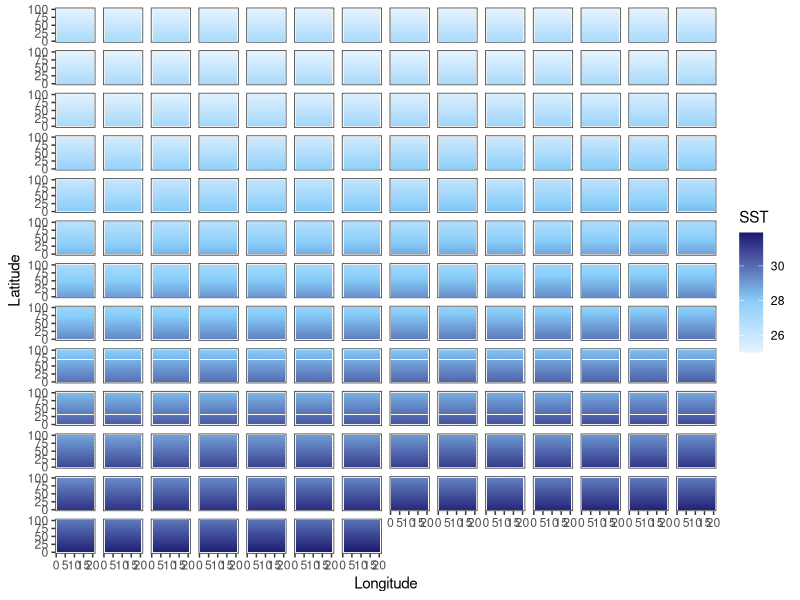
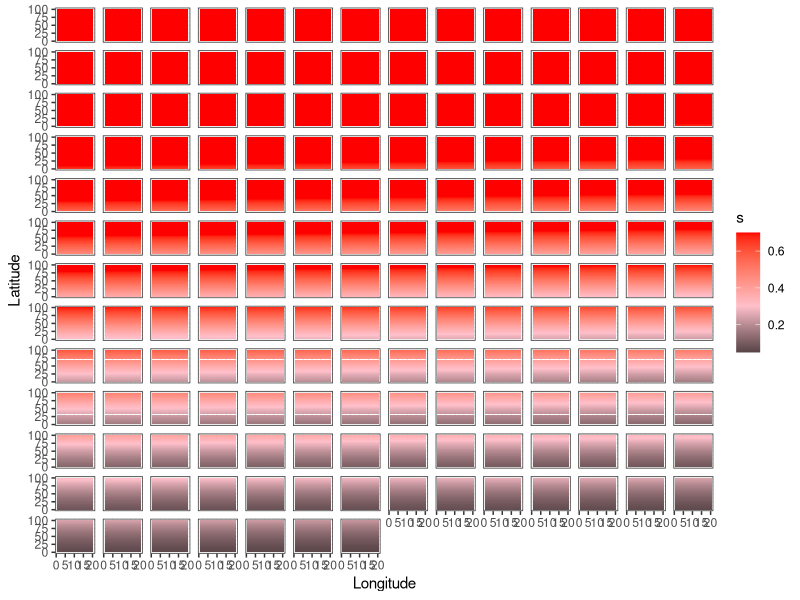
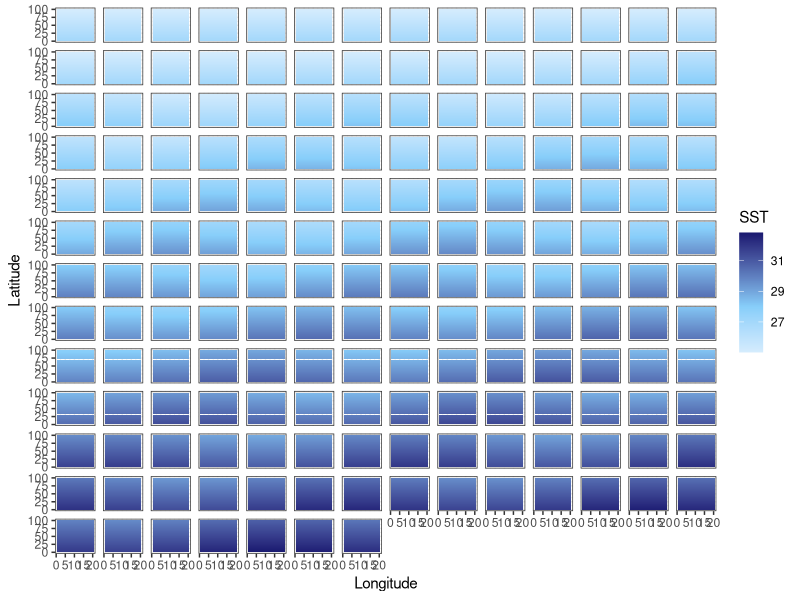
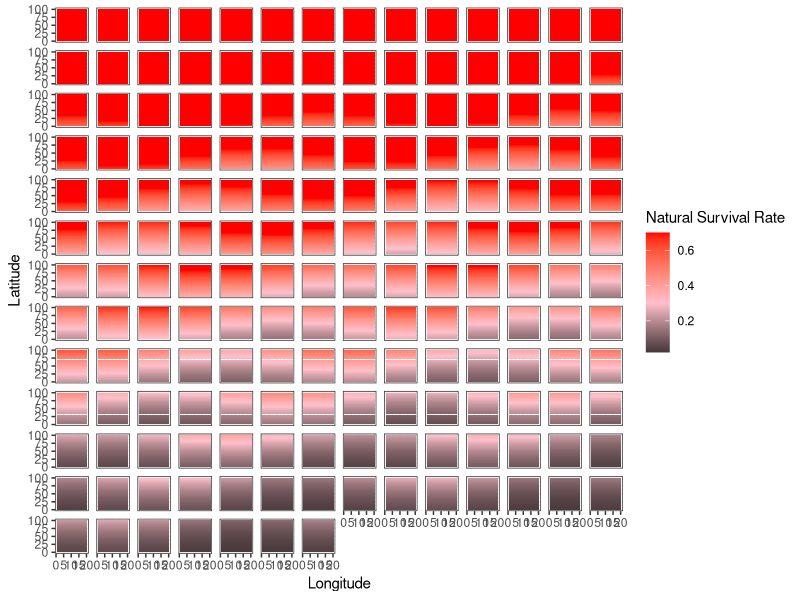
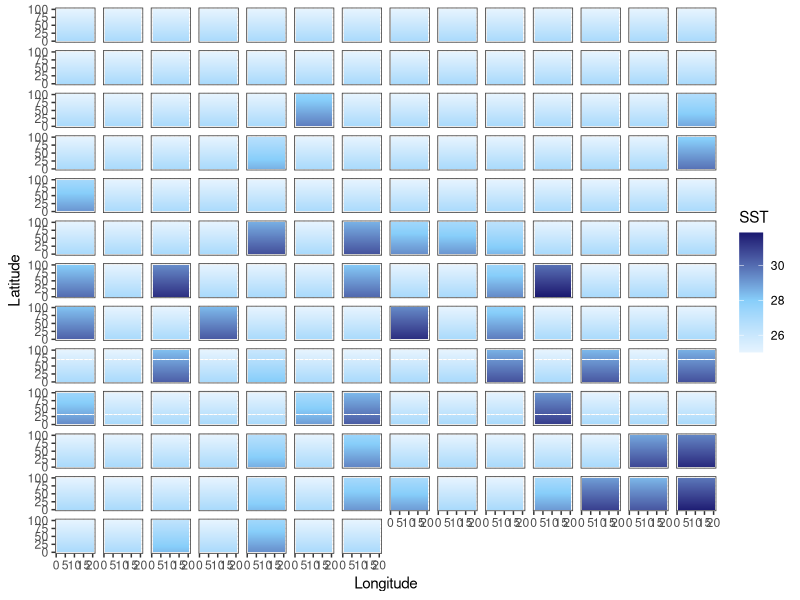
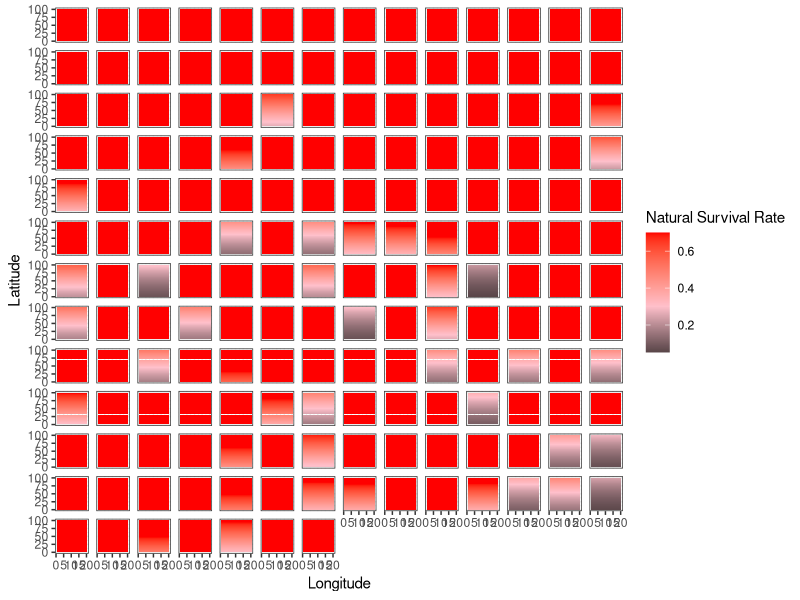
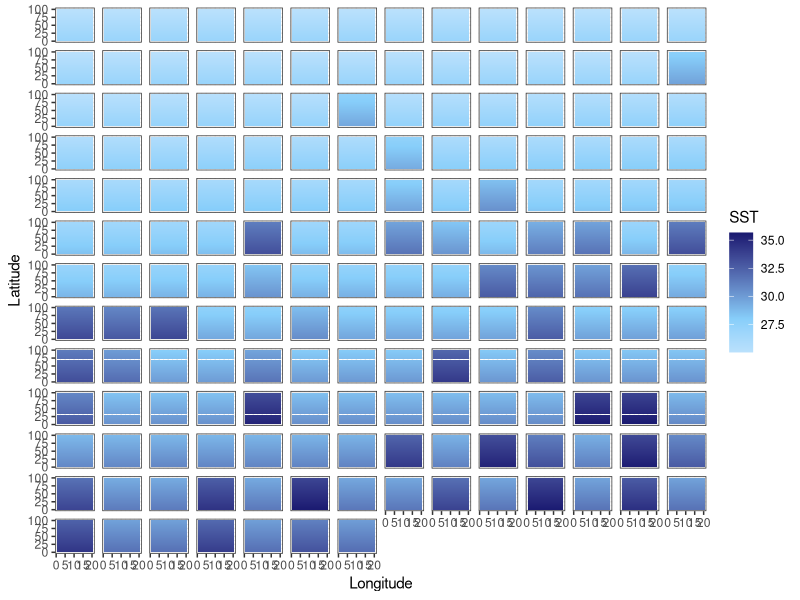
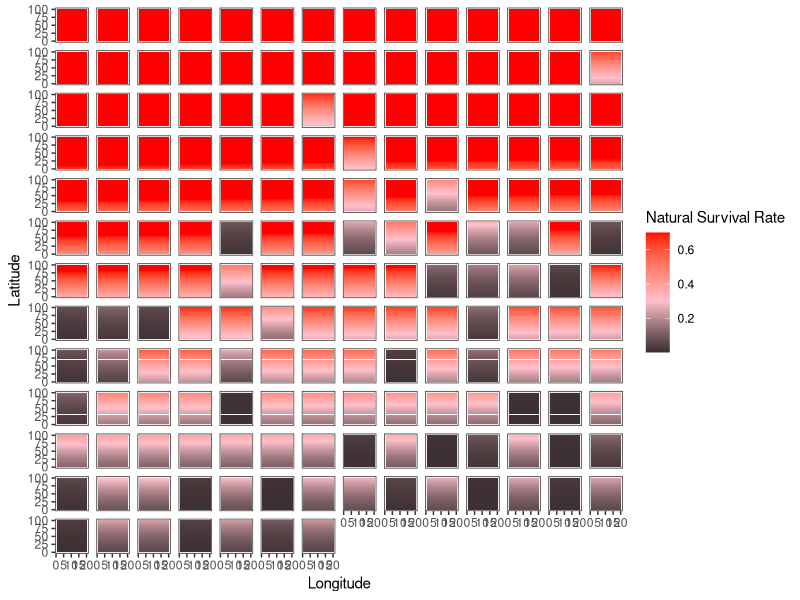

Here is the R script that generated these plots, in order:
library(tidyverse)
library(here)

addTaskCallback(function(...) {
  set.seed(42)
  TRUE
})
options(warn = -1)

years <- 175
NS.patches <- 100
EW.patches <- 20
opt.temp <- 25

calc_temp_mortality <- function(SST, opt.temp, temp.range, s) {
  nat.m <- array(0, c(nrow(SST), ncol(SST)))
  m <- 1 - exp((-(SST[, ] - opt.temp)^2) / (temp.range^2)) # temperature based mortality function from Walsworth et al.
  m <- 1 - m
  nat.m <- ifelse(m > s, s, m)
  return(nat.m)
}

### UNCOMMENT FOR CONSTANT MEAN SHIFT SST
SST.patches.mean <- array(opt.temp, c(NS.patches, EW.patches, years))
start_SST <- (opt.temp) + NS.patches * 0.02

for (i in 1:25) {
  SST <- start_SST
  for (lat in 1:NS.patches) {
    SST.patches.mean[lat, , i] <- SST
    SST <- SST - 0.02
  }
}

for (i in 26:years) {
  SST <- start_SST
  for (lat in 1:NS.patches) {
    SST.patches.mean[lat, , i] <- SST
    SST <- SST - 0.02
  }
  start_SST <- start_SST + 0.033
}

### UNCOMMENT FOR ENSO VARIABLE MEAN SST
SST.patches.enso <- array(opt.temp, c(NS.patches, EW.patches, years))
start_SST <- (opt.temp) + NS.patches * 0.02

for (i in 1:25) {
  SST <- start_SST
  for (lat in 1:NS.patches) {
    SST.patches.enso[lat, , i] <- SST
    SST <- SST - 0.02
  }
}

t <- seq(1, years - 25, 1)
b <- array(0, 25)
change <- 0.5 * sin(t) + 0.033
enso.value <- c(b, change)

for (i in 26:years) {
  SST <- start_SST
  for (lat in 1:NS.patches) {
    SST.patches.enso[lat, , i] <- SST
    SST <- SST - 0.02
  }
  start_SST <- start_SST + enso.value[i]
}

### UNCOMMENT FOR SHOCK SST CHANGES
SST.patches.shock <- array(opt.temp, c(NS.patches, EW.patches, years))
start_SST <- (opt.temp) + NS.patches * 0.02

for (i in 1:25) {
  SST <- start_SST
  for (lat in 1:NS.patches) {
    SST.patches.shock[lat, , i] <- SST
    SST <- SST - 0.02
  }
}

for (i in 26:years) {
  SST <- start_SST
  heat_prob <- runif(1, 0, 1)
  if ((i < 75 & heat_prob < 0.1) | (i >= 75 & heat_prob < 0.35)) {
    intensity <- runif(1, 1, ifelse(i < 75, 3, 5))
    SST <- start_SST + intensity
  } else {
    SST <- start_SST
  }
  for (lat in 1:NS.patches) {
    SST.patches.shock[lat, , i] <- SST
    SST <- SST - 0.02
  }
}

### MEAN SHOCK
SST.patches.mean.shock <- array(opt.temp, c(NS.patches, EW.patches, years))
start_SST <- (opt.temp) + NS.patches * 0.02

for (i in 1:25) {
  SST <- start_SST
  for (lat in 1:NS.patches) {
    SST.patches.mean.shock[lat, , i] <- SST
    SST <- SST - 0.02
  }
}

for (i in 26:years) {
  heat_prob <- runif(1, 0, 1)
  if ((i < 75 & heat_prob < 0.1) | (i >= 75 & heat_prob < 0.35)) {
    intensity <- runif(1, 1, ifelse(i < 75, 3, 5))
    SST <- start_SST + intensity
  } else {
    SST <- start_SST
  }
  for (lat in 1:NS.patches) {
    SST.patches.mean.shock[lat, , i] <- SST
    SST <- SST - 0.02
  }
  start_SST <- start_SST + 0.033
}

output_df_mean <- data.frame() # create dataframe to hold results
output_df_enso <- data.frame()
output_df_shock <- data.frame()
output_df_mean_shock <- data.frame()


# Mean --------------------------------------------------------------------

for (b in 1:years) {
  SSTdf_mean <- SST.patches.mean[, , b] %>%
    as.data.frame()

  SSTdf_mean$lat <- c(1:NS.patches)
  SSTdf_mean$year <- paste0(b)

  output_df_mean <- bind_rows(output_df_mean, SSTdf_mean)
}

SSTdf_mean <- output_df_mean %>%
  pivot_longer(V1:V20,
    names_to = "lon",
    values_to = "sst"
  ) %>%
  mutate(lon = case_when(
    lon == "V1" ~ 1,
    lon == "V2" ~ 2,
    lon == "V3" ~ 3,
    lon == "V4" ~ 4,
    lon == "V5" ~ 5,
    lon == "V6" ~ 6,
    lon == "V7" ~ 7,
    lon == "V8" ~ 8,
    lon == "V9" ~ 9,
    lon == "V10" ~ 10,
    lon == "V11" ~ 11,
    lon == "V12" ~ 12,
    lon == "V13" ~ 13,
    lon == "V14" ~ 14,
    lon == "V15" ~ 15,
    lon == "V16" ~ 16,
    lon == "V17" ~ 17,
    lon == "V18" ~ 18,
    lon == "V19" ~ 19,
    lon == "V20" ~ 20
  )) %>%
  mutate(year = as.numeric(year))

mt <- ggplot(SSTdf_mean, aes(lon, lat, fill = sst)) +
  geom_tile() +
  labs(x = "Longitude", y = "Latitude", fill = "SST") +
  theme_bw() +
  scale_fill_gradient2(low = "white", high = "midnightblue", mid = "lightskyblue", midpoint = 28) +
  facet_wrap(~year) +
  theme(
    strip.background = element_blank(),
    strip.text.x = element_blank()
  )

SSTdf_mean <- SSTdf_mean %>%
  mutate(mortality = 1 - (1 - exp((-(sst - 25)^2) / (4^2)))) %>%
  mutate(survival = ifelse(mortality > 0.7, 0.7, mortality))

mm <- ggplot(SSTdf_mean, aes(lon, lat, fill = survival)) +
  geom_tile() +
  labs(x = "Longitude", y = "Latitude", fill = "s") +
  theme_bw() +
  scale_fill_gradient2(low = "black", high = "red", mid = "pink", midpoint = .3) +
  facet_wrap(~year) +
  theme(
    strip.background = element_blank(),
    strip.text.x = element_blank()
  )

# ENSO --------------------------------------------------------------------

for (b in 1:years) {
  SSTdf_enso <- SST.patches.enso[, , b] %>%
    as.data.frame()

  SSTdf_enso$lat <- c(1:NS.patches)
  SSTdf_enso$year <- paste0(b)

  output_df_enso <- bind_rows(output_df_enso, SSTdf_enso)
}

SSTdf_enso <- output_df_enso %>%
  pivot_longer(V1:V20,
    names_to = "lon",
    values_to = "sst"
  ) %>%
  mutate(lon = case_when(
    lon == "V1" ~ 1,
    lon == "V2" ~ 2,
    lon == "V3" ~ 3,
    lon == "V4" ~ 4,
    lon == "V5" ~ 5,
    lon == "V6" ~ 6,
    lon == "V7" ~ 7,
    lon == "V8" ~ 8,
    lon == "V9" ~ 9,
    lon == "V10" ~ 10,
    lon == "V11" ~ 11,
    lon == "V12" ~ 12,
    lon == "V13" ~ 13,
    lon == "V14" ~ 14,
    lon == "V15" ~ 15,
    lon == "V16" ~ 16,
    lon == "V17" ~ 17,
    lon == "V18" ~ 18,
    lon == "V19" ~ 19,
    lon == "V20" ~ 20
  )) %>%
  mutate(year = as.numeric(year))

et <- ggplot(SSTdf_enso, aes(lon, lat, fill = sst)) +
  geom_tile() +
  labs(x = "Longitude", y = "Latitude", fill = "SST") +
  theme_bw() +
  scale_fill_gradient2(low = "white", high = "midnightblue", mid = "lightskyblue", midpoint = 28) +
  facet_wrap(~year) +
  theme(
    strip.background = element_blank(),
    strip.text.x = element_blank()
  )

SSTdf_enso <- SSTdf_enso %>%
  mutate(mortality = 1 - (1 - exp((-(sst - 25)^2) / (4^2)))) %>%
  mutate(survival = ifelse(mortality > 0.7, 0.7, mortality))

em <- ggplot(SSTdf_enso, aes(lon, lat, fill = survival)) +
  geom_tile() +
  labs(x = "Longitude", y = "Latitude", fill = "Natural Survival Rate") +
  theme_bw() +
  scale_fill_gradient2(low = "black", high = "red", mid = "pink", midpoint = .3) +
  facet_wrap(~year) +
  theme(
    strip.background = element_blank(),
    strip.text.x = element_blank()
  )

# shock -------------------------------------------------------------------

for (b in 1:years) {
  SSTdf_shock <- SST.patches.shock[, , b] %>%
    as.data.frame()

  SSTdf_shock$lat <- c(1:NS.patches)
  SSTdf_shock$year <- paste0(b)

  output_df_shock <- bind_rows(output_df_shock, SSTdf_shock)
}

SSTdf_shock <- output_df_shock %>%
  pivot_longer(V1:V20,
    names_to = "lon",
    values_to = "sst"
  ) %>%
  mutate(lon = case_when(
    lon == "V1" ~ 1,
    lon == "V2" ~ 2,
    lon == "V3" ~ 3,
    lon == "V4" ~ 4,
    lon == "V5" ~ 5,
    lon == "V6" ~ 6,
    lon == "V7" ~ 7,
    lon == "V8" ~ 8,
    lon == "V9" ~ 9,
    lon == "V10" ~ 10,
    lon == "V11" ~ 11,
    lon == "V12" ~ 12,
    lon == "V13" ~ 13,
    lon == "V14" ~ 14,
    lon == "V15" ~ 15,
    lon == "V16" ~ 16,
    lon == "V17" ~ 17,
    lon == "V18" ~ 18,
    lon == "V19" ~ 19,
    lon == "V20" ~ 20
  )) %>%
  mutate(year = as.numeric(year))

st <- ggplot(SSTdf_shock, aes(lon, lat, fill = sst)) +
  geom_tile() +
  labs(x = "Longitude", y = "Latitude", fill = "SST") +
  theme_bw() +
  scale_fill_gradient2(low = "white", high = "midnightblue", mid = "lightskyblue", midpoint = 28) +
  facet_wrap(~year) +
  theme(
    strip.background = element_blank(),
    strip.text.x = element_blank()
  )

SSTdf_shock <- SSTdf_shock %>%
  mutate(mortality = 1 - (1 - exp((-(sst - 25)^2) / (4^2)))) %>%
  mutate(survival = ifelse(mortality > 0.7, 0.7, mortality))

sm <- ggplot(SSTdf_shock, aes(lon, lat, fill = survival)) +
  geom_tile() +
  labs(x = "Longitude", y = "Latitude", fill = "Natural Survival Rate") +
  theme_bw() +
  scale_fill_gradient2(low = "black", high = "red", mid = "pink", midpoint = .3) +
  facet_wrap(~year) +
  theme(
    strip.background = element_blank(),
    strip.text.x = element_blank()
  )


# Mean Shock --------------------------------------------------------------
for (b in 1:years) {
  SSTdf_mean_shock <- SST.patches.mean.shock[, , b] %>%
    as.data.frame()

  SSTdf_mean_shock$lat <- c(1:NS.patches)
  SSTdf_mean_shock$year <- paste0(b)

  output_df_mean_shock <- bind_rows(output_df_mean_shock, SSTdf_mean_shock)
}

SSTdf_mean_shock <- output_df_mean_shock %>%
  pivot_longer(V1:V20,
    names_to = "lon",
    values_to = "sst"
  ) %>%
  mutate(lon = case_when(
    lon == "V1" ~ 1,
    lon == "V2" ~ 2,
    lon == "V3" ~ 3,
    lon == "V4" ~ 4,
    lon == "V5" ~ 5,
    lon == "V6" ~ 6,
    lon == "V7" ~ 7,
    lon == "V8" ~ 8,
    lon == "V9" ~ 9,
    lon == "V10" ~ 10,
    lon == "V11" ~ 11,
    lon == "V12" ~ 12,
    lon == "V13" ~ 13,
    lon == "V14" ~ 14,
    lon == "V15" ~ 15,
    lon == "V16" ~ 16,
    lon == "V17" ~ 17,
    lon == "V18" ~ 18,
    lon == "V19" ~ 19,
    lon == "V20" ~ 20
  )) %>%
  mutate(year = as.numeric(year))

mst <- ggplot(SSTdf_mean_shock, aes(lon, lat, fill = sst)) +
  geom_tile() +
  labs(x = "Longitude", y = "Latitude", fill = "SST") +
  theme_bw() +
  scale_fill_gradient2(low = "white", high = "midnightblue", mid = "lightskyblue", midpoint = 28) +
  facet_wrap(~year) +
  theme(
    strip.background = element_blank(),
    strip.text.x = element_blank()
  )

SSTdf_mean_shock <- SSTdf_mean_shock %>%
  mutate(mortality = 1 - (1 - exp((-(sst - 25)^2) / (4^2)))) %>%
  mutate(survival = ifelse(mortality > 0.7, 0.7, mortality))

msm <- ggplot(SSTdf_mean_shock, aes(lon, lat, fill = survival)) +
  geom_tile() +
  labs(x = "Longitude", y = "Latitude", fill = "Natural Survival Rate") +
  theme_bw() +
  scale_fill_gradient2(low = "black", high = "red", mid = "pink", midpoint = .3) +
  facet_wrap(~year) +
  theme(
    strip.background = element_blank(),
    strip.text.x = element_blank()
  )


ggsave(mt, file = paste0("mean_temp.pdf"), path = here("04_figs", "climate"), height = 10, width = 15)
ggsave(mm, file = paste0("mean_mortality.pdf"), path = here("04_figs", "climate"), height = 10, width = 15)
ggsave(et, file = paste0("enso_temp.pdf"), path = here("04_figs", "climate"), height = 10, width = 15)
ggsave(em, file = paste0("enso_mortality.pdf"), path = here("04_figs", "climate"), height = 10, width = 15)
ggsave(st, file = paste0("shock_temp.pdf"), path = here("04_figs", "climate"), height = 10, width = 15)
ggsave(sm, file = paste0("shock_mortality.pdf"), path = here("04_figs", "climate"), height = 10, width = 15)
ggsave(mst, file = paste0("mean_shock_temp.pdf"), path = here("04_figs", "climate"), height = 10, width = 15)
ggsave(msm, file = paste0("mean_shock_mortality.pdf"), path = here("04_figs", "climate"), height = 10, width = 15)
